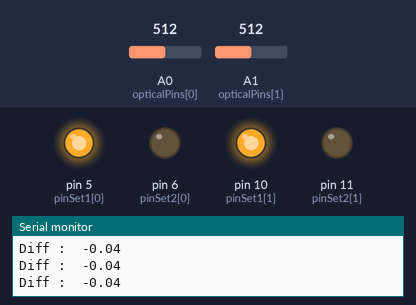
Recording of a sketch running on a simulated Arduino Uno, built with avr-gcc and run on an emulated ATmega328P. Parts: output pins drawn as LEDs (lit = HIGH), the last lines printed to the serial monitor. The test bench sets the inputs (shaded band); at power-on: A0 (opticalPins[0]) = 512, A1 (opticalPins[1]) = 512. At 1.3 s the program stops and its outputs stay as they are.

Above: at 1.2 s.
1.3 s: A0 (opticalPins[0]) set to 716
At 1.7 s:
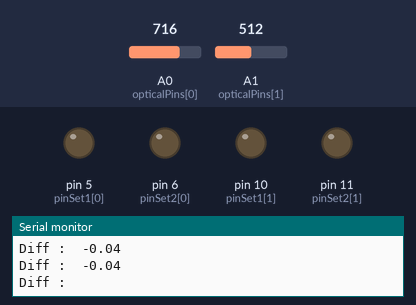
Timing chart, 0 to 2.8 s (numbered marks = the images above; inputs shaded):
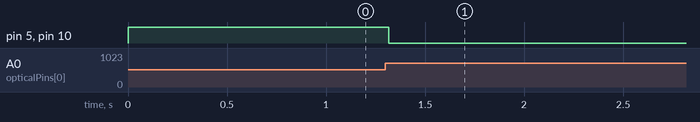

Measured:
- after the input at 1.3 s, pin 5 (pinSet1[0]), pin 10 (pinSet1[1]): HIGH → LOW at once

The sketch:

SyncTwoLinearActuatorsUsingFeedback.ino
```cpp
#define numOfActuators 2
int pinSet1[numOfActuators] = {5, 10};
int pinSet2[numOfActuators] = {6, 11};

int opticalPins[numOfActuators] = {A0, A1};

double constants[numOfActuators] = {0.012565445026178, 0.0126448893572181};
float analogStartValues[numOfActuators] = {0, 0};

int counter[numOfActuators] = {};
float current_pos[numOfActuators] = {0.0, 0.0};

//errors measured for safeguarding
float extension_diff_errors = -0.09;
float retraction_diff_errors = -0.09;

int Direction;
float diff_dist_allowed = 0.04;   //  Max allowed distance between two actuators
float present_diff = 0.0;
int Speed = 255;

unsigned long startMillis = 0;
unsigned long lastFrame = 0;

int synchronizeInterval = 200;

double act1_curr_pos = 0.0, act2_curr_pos = 0.0;
double max_diff = 0.25;


void setup() {

  pinMode(A0, INPUT);         // Configure Analog In pin 0 as an Input
  pinMode(A1, INPUT);         // Configure Analog In pin 1 as an Input

  pinMode(pinSet1[0], OUTPUT);        // Configure pin 5 as an Output
  pinMode(pinSet1[1], OUTPUT);        // Configure pin 6 as an Output

  pinMode(pinSet2[0], OUTPUT);        // Configure pin 10 as an Output
  pinMode(pinSet2[1], OUTPUT);        // Configure pin 11 as an Output

  Serial.begin(9600);

  startMillis = millis();

  Direction = 1;
}


void loop() {

  //Current positions
  act1_curr_pos = readPotentiometer(0, analogStartValues[0]);
  act2_curr_pos = readPotentiometer(1, analogStartValues[1]);

  //Note: This difference is based on Actuator1 and Actuator2
  present_diff = act1_curr_pos - act2_curr_pos;

  Serial.print("Diff :\t");
  Serial.println(present_diff);

  moveActuatorParallel(Direction);

  //Exit Program after extension or retraction
  if((act1_curr_pos || act2_curr_pos) > 11.9 && Direction == 1)
    exit(0);
  if((act1_curr_pos || act2_curr_pos) < 0.01 && Direction == -1)
    exit(0);
}


void moveActuatorParallel(int Direction)
{
  //This will make a little or no difference
  float actual_dist_allowed = 0;
  if(Direction == 1)
  {
      actual_dist_allowed = abs(extension_diff_errors) + abs(diff_dist_allowed);
  }else if(Direction == -1)
  {
      actual_dist_allowed = abs(retraction_diff_errors) + abs(diff_dist_allowed);
  }


  if(abs(present_diff) > actual_dist_allowed +0.03){

      //If direction is negative the diff will always be negative
    if(Direction==-1)
      present_diff *= -1;

      //float speedCoef = calcSpeedCo(present_diff);
      float speedCoef =  calcSpeedCo1(present_diff);

      if(speedCoef == 0)
      {
          driveActuator(0, Direction, 0);
          driveActuator(1, Direction, 0);

          exit(0);
      }

      if(present_diff>0)
      {
        Serial.println("YOU HU");

          driveActuator(0, Direction, Speed * speedCoef);
          driveActuator(1, Direction, Speed); //Try 1- speedCoef Later

          Serial.print("Speed Actuator 1: ");
          Serial.println(Speed * speedCoef);
          Serial.print("Speed Actuator 2: ");
          Serial.println(Speed);


      }else{
        Serial.println("HU YOU");
          driveActuator(1, Direction, Speed * speedCoef);
          driveActuator(0, Direction, Speed);

          Serial.print("Speed Actuator 1: ");
          Serial.println(Speed);
          Serial.print("Speed Actuator 2: ");
          Serial.println(Speed * speedCoef);

      }

  }else{
    startMillis = millis();

    driveActuator(1, Direction, Speed);
    driveActuator(0, Direction, Speed);
  }
}


void driveActuator(int actuatorNum, int Direction, int s)
{
  switch(Direction){
    case -1:
      // Retract Actuator
     analogWrite(pinSet1[actuatorNum], 0);
     analogWrite(pinSet2[actuatorNum], s);

     break;
    case 1:
      // Extend Actuator
      analogWrite(pinSet1[actuatorNum], s);
      analogWrite(pinSet2[actuatorNum], 0);

     break;
    default:
      Serial.println("Invalid Direction");
      break;
  }
}


void stopActuator(int idx){

  float firstFrame = millis();
  float currentFrame = millis();

  //synchronization bar is set to 200
  while(currentFrame < firstFrame + 200)
  {
    analogWrite(pinSet1[idx], 0);
    analogWrite(pinSet2[idx], 0);

    currentFrame = millis();
  }
}


/*Function to read Potentiometer and Convert it to Inches*/
float readPotentiometer(int idx, int start_analog){
  //Serial.println("Reading the position of potentiometer:");
   return constants[idx]*(analogRead(opticalPins[idx]) - start_analog); // 0 ADC is equal to 0"
}


double calcSpeedCo1(double diff)
{
  if(abs(diff) > max_diff)
    return 0;

  return (1 - pow((abs(diff)/max_diff), 0.5));
}
```
